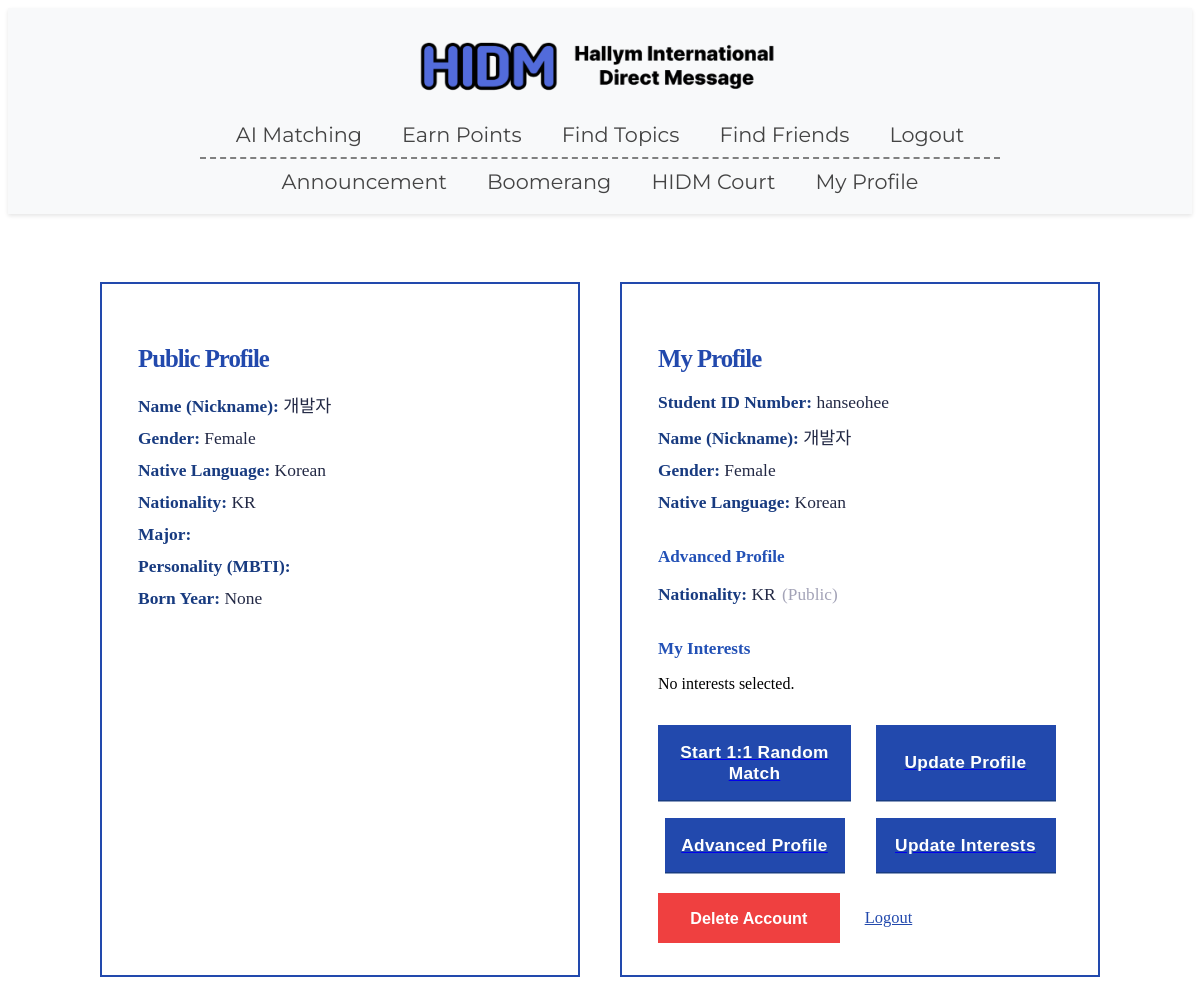
Before: /accounts/profile/ (signed in) with the older database file.
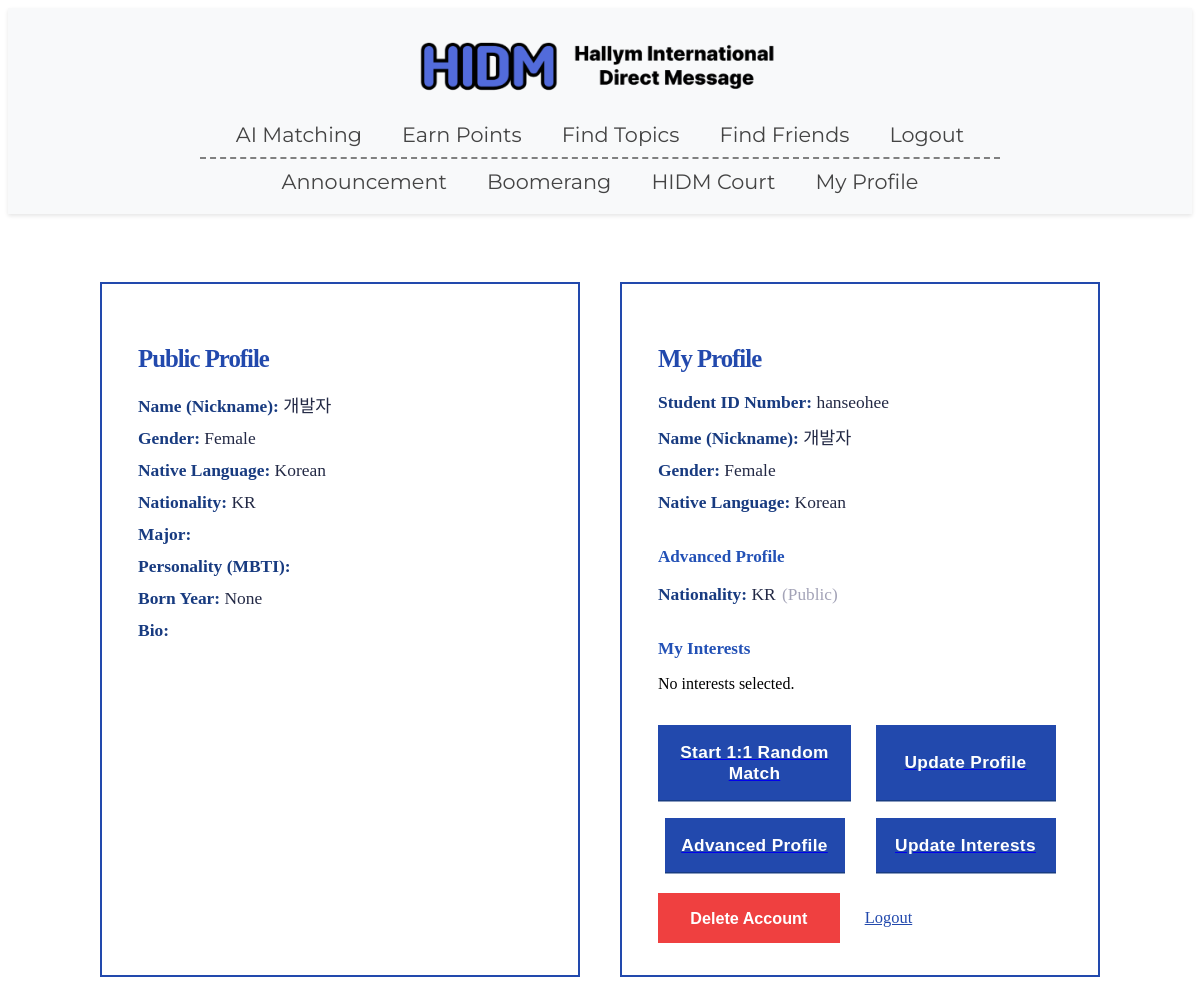
After: the same page with the newer database file.
### accounts/models.py (models this page shows, shortened)
class UserProfile(models.Model):
    user = models.OneToOneField(User, on_delete=models.CASCADE)
    nickname = models.CharField(
        max_length=30,
        blank=False,
        verbose_name='Nickname'
    )
    GENDER_CHOICES = [
        ('M', 'Male'),
        ('F', 'Female'),
    ]
    gender = models.CharField(
        max_length=1,
        choices=GENDER_CHOICES,
        verbose_name='Gender'
    )
    NATIVE_LANGUAGE_CHOICES = [
        ('ab', 'Abkhaz'), ('aa', 'Afar'), ('af', 'Afrikaans'), ('ak', 'Akan'),
        ('sq', 'Albanian'), ('am', 'Amharic'), ('ar', 'Arabic'), ('an', 'Aragonese'),
        ('hy', 'Armenian'), ('as', 'Assamese'), ('av', 'Avaric'), ('ae', 'Avestan'),
        ('ay', 'Aymara'), ('az', 'Azerbaijani'), ('bm', 'Bambara'), ('ba', 'Bashkir'),
        ('eu', 'Basque'), ('be', 'Belarusian'), ('bn', 'Bengali'), ('bh', 'Bihari'),
        ('bi', 'Bislama'), ('bs', 'Bosnian'), ('br', 'Breton'), ('bg', 'Bulgarian'),
        ('my', 'Burmese'), ('ca', 'Catalan; Valencian'), ('ch', 'Chamorro'),
        ('ce', 'Chechen'), ('ny', 'Chichewa; Chewa; Nyanja'), ('zh', 'Chinese'),
        ('cv', 'Chuvash'), ('kw', 'Cornish'), ('co', 'Corsican'), ('cr', 'Cree'),
        ('hr', 'Croatian'), ('cs', 'Czech'), ('da', 'Danish'),
        ('dv', 'Divehi; Dhivehi; Maldivian;'), ('nl', 'Dutch'), ('dz', 'Dzongkha'),
        ('en', 'English'), ('eo', 'Esperanto'), ('et', 'Estonian'), ('ee', 'Ewe'),
        ('fo', 'Faroese'), ('fj', 'Fijian'), ('fi', 'Finnish'), ('fr', 'French'),
        ('ff', 'Fula; Fulah; Pulaar; Pular'), ('gl', 'Galician'), ('ka', 'Georgian'),
        ('de', 'German'), ('el', 'Greek, Modern'), ('gn', 'Guaraní'), ('gu', 'Gujarati'),
        ('ht', 'Haitian; Haitian Creole'), ('ha', 'Hausa'), ('he', 'Hebrew (modern)'),
        ('hz', 'Herero'), ('hi', 'Hindi'), ('ho', 'Hiri Motu'), ('hu', 'Hungarian'),
        ('ia', 'Interlingua'), ('id', 'Indonesian'), ('ie', 'Interlingue'), ('ga', 'Irish'),
        ('ig', 'Igbo'), ('ik', 'Inupiaq'), ('io', 'Ido'), ('is', 'Icelandic'),
        ('it', 'Italian'), ('iu', 'Inuktitut'), ('ja', 'Japanese'), ('jv', 'Javanese'),
        ('kl', 'Kalaallisut, Greenlandic'), ('kn', 'Kannada'), ('kr', 'Kanuri'),
        ('ks', 'Kashmiri'), ('kk', 'Kazakh'), ('km', 'Khmer'), ('ki', 'Kikuyu, Gikuyu'),
        ('rw', 'Kinyarwanda'), ('ky', 'Kirghiz, Kyrgyz'), ('kv', 'Komi'), ('kg', 'Kongo'),
        ('ko', 'Korean'), ('ku', 'Kurdish'), ('kj', 'Kwanyama, Kuanyama'), ('la', 'Latin'),
        ('lb', 'Luxembourgish, Letzeburgesch'), ('lg', 'Luganda'),
        ('li', 'Limburgish, Limburgan, Limburger'), ('ln', 'Lingala'), ('lo', 'Lao'),
        ('lt', 'Lithuanian'), ('lu', 'Luba-Katanga'), ('lv', 'Latvian'), ('gv', 'Manx'),
        ('mk', 'Macedonian'), ('mg', 'Malagasy'), ('ms', 'Malay'), ('ml', 'Malayalam'),
        ('mt', 'Maltese'), ('mi', 'Māori'), ('mr', 'Marathi (Marāṭhī)'),
        ('mh', 'Marshallese'), ('mn', 'Mongolian'), ('na', 'Nauru'), ('nv', 'Navajo, Navaho'),
        ('nb', 'Norwegian Bokmål'), ('nd', 'North Ndebele'), ('ne', 'Nepali'), ('ng', 'Ndonga'),
        ('nn', 'Norwegian Nynorsk'), ('no', 'Norwegian'), ('ii', 'Nuosu'), ('nr', 'South Ndebele'),
        ('oc', 'Occitan'), ('oj', 'Ojibwe, Ojibwa'),
        ('cu', 'Old Church Slavonic, Church Slavonic, Old Bulgarian'), ('om', 'Oromo'),
        ('or', 'Oriya'), ('os', 'Ossetian, Ossetic'), ('pa', 'Panjabi, Punjabi'),
        ('pi', 'Pāli'), ('fa', 'Persian'), ('pl', 'Polish'), ('ps', 'Pashto, Pushto'),
        ('pt', 'Portuguese'), ('qu', 'Quechua'), ('rm', 'Romansh'), ('rn', 'Kirundi'),
        ('ro', 'Romanian, Moldavian, Moldovan'), ('ru', 'Russian'),
        ('sa', 'Sanskrit (Saṁskṛta)'), ('sc', 'Sardinian'), ('sd', 'Sindhi'),
        ('se', 'Northern Sami'), ('sm', 'Samoan'), ('sg', 'Sango'), ('sr', 'Serbian'),
        ('gd', 'Scottish Gaelic; Gaelic'), ('sn', 'Shona'), ('si', 'Sinhala, Sinhalese'),
        ('sk', 'Slovak'), ('sl', 'Slovene'), ('so', 'Somali'), ('st', 'Southern Sotho'),
        ('es', 'Spanish; Castilian'), ('su', 'Sundanese'), ('sw', 'Swahili'), ('ss', 'Swati'),
        ('sv', 'Swedish'), ('ta', 'Tamil'), ('te', 'Telugu'), ('tg', 'Tajik'), ('th', 'Thai'),
        ('ti', 'Tigrinya'), ('bo', 'Tibetan Standard, Tibetan, Central'), ('tk', 'Turkmen'),
        ('tl', 'Tagalog'), ('tn', 'Tswana'), ('to', 'Tonga (Tonga Islands)'),
        ('tr', 'Turkish'), ('ts', 'Tsonga'), ('tt', 'Tatar'), ('tw', 'Twi'), ('ty', 'Tahitian'),
        ('ug', 'Uighur, Uyghur'), ('uk', 'Ukrainian'), ('ur', 'Urdu'), ('uz', 'Uzbek'),
        ('ve', 'Venda'), ('vi', 'Vietnamese'), ('vo', 'Volapük'), ('wa', 'Walloon'),
        ('cy', 'Welsh'), ('wo', 'Wolof'), ('fy', 'Western Frisian'), ('xh', 'Xhosa'),
        ('yi', 'Yiddish'), ('yo', 'Yoruba'), ('za', 'Zhuang, Chuang'), ('zu', 'Zulu'),
    ]
    native_language = models.CharField(
        max_length=20,
        choices=NATIVE_LANGUAGE_CHOICES,
        verbose_name='Native Language'
    )
    NATIONALITY_CHOICES = [
    ('AF', 'Afghanistan'), ('AL', 'Albania'), ('DZ', 'Algeria'), ('AS', 'American Samoa'),
    ('AD', 'Andorra'), ('AO', 'Angola'), ('AR', 'Argentina'), ('AM', 'Armenia'),
    ('AU', 'Australia'), ('AT', 'Austria'), ('AZ', 'Azerbaijan'), ('BS', 'Bahamas'),
    ('BH', 'Bahrain'), ('BD', 'Bangladesh'), ('BY', 'Belarus'), ('BE', 'Belgium'),
    ('BZ', 'Belize'), ('BJ', 'Benin'), ('BT', 'Bhutan'), ('BO', 'Bolivia'),
    ('BA', 'Bosnia and Herzegovina'), ('BW', 'Botswana'), ('BR', 'Brazil'),
    ('BN', 'Brunei'), ('BG', 'Bulgaria'), ('BF', 'Burkina Faso'), ('BI', 'Burundi'),
    ('KH', 'Cambodia'), ('CM', 'Cameroon'), ('CA', 'Canada'), ('CV', 'Cape Verde'),
    ('CF', 'Central African Republic'), ('TD', 'Chad'), ('CL', 'Chile'), ('CN', 'China'),
    ('CO', 'Colombia'), ('KM', 'Comoros'), ('CG', 'Congo'), ('CD', 'Congo (DRC)'),
    ('CR', 'Costa Rica'), ('HR', 'Croatia'), ('CU', 'Cuba'), ('CY', 'Cyprus'),
    ('CZ', 'Czech Republic'), ('DK', 'Denmark'), ('DJ', 'Djibouti'), ('DM', 'Dominica'),
    ('DO', 'Dominican Republic'), ('EC', 'Ecuador'), ('EG', 'Egypt'), ('SV', 'El Salvador'),
    ('GQ', 'Equatorial Guinea'), ('ER', 'Eritrea'), ('EE', 'Estonia'), ('ET', 'Ethiopia'),
    ('FJ', 'Fiji'), ('FI', 'Finland'), ('FR', 'France'), ('GA', 'Gabon'),
    ('GM', 'Gambia'), ('GE', 'Georgia'), ('DE', 'Germany'), ('GH', 'Ghana'),
    ('GR', 'Greece'), ('GD', 'Grenada'), ('GT', 'Guatemala'), ('GN', 'Guinea'),
    ('GW', 'Guinea-Bissau'), ('GY', 'Guyana'), ('HT', 'Haiti'), ('HN', 'Honduras'),
    ('HU', 'Hungary'), ('IS', 'Iceland'), ('IN', 'India'), ('ID', 'Indonesia'),
    ('IR', 'Iran'), ('IQ', 'Iraq'), ('IE', 'Ireland'), ('IL', 'Israel'), ('IT', 'Italy'),
    ('JM', 'Jamaica'), ('JP', 'Japan'), ('JO', 'Jordan'), ('KZ', 'Kazakhstan'),
    ('KE', 'Kenya'), ('KI', 'Kiribati'), ('KP', 'North Korea'), ('KR', 'South Korea'),
    ('KW', 'Kuwait'), ('KG', 'Kyrgyzstan'), ('LA', 'Laos'), ('LV', 'Latvia'),
    ('LB', 'Lebanon'), ('LS', 'Lesotho'), ('LR', 'Liberia'), ('LY', 'Libya'),
    ('LI', 'Liechtenstein'), ('LT', 'Lithuania'), ('LU', 'Luxembourg'), ('MG', 'Madagascar'),
    ('MW', 'Malawi'), ('MY', 'Malaysia'), ('MV', 'Maldives'), ('ML', 'Mali'),
    ('MT', 'Malta'), ('MH', 'Marshall Islands'), ('MR', 'Mauritania'), ('MU', 'Mauritius'),
    ('MX', 'Mexico'), ('FM', 'Micronesia'), ('MD', 'Moldova'), ('MC', 'Monaco'),
    ('MN', 'Mongolia'), ('ME', 'Montenegro'), ('MA', 'Morocco'), ('MZ', 'Mozambique'),
    ('MM', 'Myanmar'), ('NA', 'Namibia'), ('NR', 'Nauru'), ('NP', 'Nepal'), ('NL', 'Netherlands'),
    ('NZ', 'New Zealand'), ('NI', 'Nicaragua'), ('NE', 'Niger'), ('NG', 'Nigeria'),
    ('NO', 'Norway'), ('OM', 'Oman'), ('PK', 'Pakistan'), ('PW', 'Palau'), ('PS', 'Palestine'),
    ('PA', 'Panama'), ('PG', 'Papua New Guinea'), ('PY', 'Paraguay'), ('PE', 'Peru'),
    ('PH', 'Philippines'), ('PL', 'Poland'), ('PT', 'Portugal'), ('QA', 'Qatar'),
    ('RO', 'Romania'), ('RU', 'Russia'), ('RW', 'Rwanda'), ('KN', 'Saint Kitts and Nevis'),
    ('LC', 'Saint Lucia'), ('VC', 'Saint Vincent and the Grenadines'), ('WS', 'Samoa'),
    ('SM', 'San Marino'), ('ST', 'Sao Tome and Principe'), ('SA', 'Saudi Arabia'),
    ('SN', 'Senegal'), ('RS', 'Serbia'), ('SC', 'Seychelles'), ('SL', 'Sierra Leone'),
    ('SG', 'Singapore'), ('SK', 'Slovakia'), ('SI', 'Slovenia'), ('SB', 'Solomon Islands'),
    ('SO', 'Somalia'), ('ZA', 'South Africa'), ('ES', 'Spain'), ('LK', 'Sri Lanka'),
    ('SD', 'Sudan'), ('SR', 'Suriname'), ('SZ', 'Swaziland'), ('SE', 'Sweden'),
    ('CH', 'Switzerland'), ('SY', 'Syria'), ('TW', 'Taiwan'), ('TJ', 'Tajikistan'),
    ('TZ', 'Tanzania'), ('TH', 'Thailand'), ('TL', 'Timor-Leste'), ('TG', 'Togo'),
    ('TO', 'Tonga'), ('TT', 'Trinidad and Tobago'), ('TN', 'Tunisia'), ('TR', 'Turkey'),
    ('TM', 'Turkmenistan'), ('TV', 'Tuvalu'), ('UG', 'Uganda'), ('UA', 'Ukraine'),
    ('AE', 'United Arab Emirates'), ('GB', 'United Kingdom'), ('US', 'United States'),
    ('UY', 'Uruguay'), ('UZ', 'Uzbekistan'), ('VU', 'Vanuatu'), ('VE', 'Venezuela'),
    ('VN', 'Vietnam'), ('YE', 'Yemen'), ('ZM', 'Zambia'), ('ZW', 'Zimbabwe'),
    ]
    nationality = models.CharField(
        max_length=50,
        choices=NATIONALITY_CHOICES,
        blank=True,
        verbose_name='Nationality'
    )
    born_year = models.PositiveIntegerField(
        null=True, blank=True,
        verbose_name='Born Year'
    )
    show_born_year = models.BooleanField(
        default=False,
        verbose_name='Show Born Year'
    )
    nationality = models.CharField(
        max_length=50,
        blank=True,
        verbose_name='Nationality'
    )
    show_nationality = models.BooleanField(
        default=False,
        verbose_name='Show Nationality'
    )
    favorite_categories = models.ManyToManyField(
        'Category',         # 또는 Category 모델이 같은 파일에 있으면 그냥 Category
        blank=True,
        verbose_name='관심 카테고리'
    )
    major = models.CharField(
        max_length=100,
        blank=True,
        verbose_name='Major'
    )
    show_major = models.BooleanField(
        default=False,
        verbose_name='Show Major'
    )
    instagram_id = models.CharField(
        max_length=100,
        blank=True,
        verbose_name='Instagram ID'
    )
    show_instagram = models.BooleanField(
        default=False,
        verbose_name='Show Instagram ID'
    )
    MBTI_CHOICES = [
        ('INTJ','INTJ'),('INTP','INTP'),('ENTJ','ENTJ'),('ENTP','ENTP'),
        ('INFJ','INFJ'),('INFP','INFP'),('ENFJ','ENFJ'),('ENFP','ENFP'),
        ('ISTJ','ISTJ'),('ISFJ','ISFJ'),('ESTJ','ESTJ'),('ESFJ','ESFJ'),
        ('ISTP','ISTP'),('ISFP','ISFP'),('ESTP','ESTP'),('ESFP','ESFP'),
    ]
    personality = models.CharField(
        max_length=4,
        choices=MBTI_CHOICES,
        blank=True,
        verbose_name='Personality'
    )
    show_personality = models.BooleanField(
        default=False,
        verbose_name='Show Personality'
    )
    bio = models.CharField(
        max_length=200,
        blank=True,
        verbose_name='Bio'
    )
    show_bio = models.BooleanField(
        default=False,
        verbose_name='Show Bio'
    )
    interests = models.ManyToManyField(
        Interest,
        blank=True,
        related_name='profiles',
        verbose_name='User-selected Interests'
    )
    selected_topics = models.ManyToManyField(
        Topic,
        blank=True,
        related_name='selected_by',
        verbose_name='User-selected Topics'
    )

### accounts/views.py (the view)
# urls.py: path('profile/', views.profile_view, name='profile'),  # 프로필 페이지 추가
@login_required
def profile_view(request):
    profiles = UserProfile.objects.all()
    sessions = Session.objects.filter(expire_date__gte=timezone.now())
    user_id_list = []
    for session in sessions:
        data = session.get_decoded()
        uid = data.get('_auth_user_id')
        if uid:
            user_id_list.append(int(uid))
    active_user_ids = set(user_id_list)
    context = {
        'profiles': profiles,
        'active_user_ids': active_user_ids,
        'profile': getattr(request.user, 'userprofile', None),
    }
    return render(request, 'profile.html', context)

### accounts/templates/profile.html (shortened to what this page needs)
{% extends "base.html" %}
{% load static %}
{% block content %}
<link rel="stylesheet" href="{% static 'css/profile.css' %}?v=plain">
<div class="profile-2col-wrap">
  <section class="profile-card public-profile-card">
    <h2 class="profile-title">Public Profile</h2>
    <ul class="profile-info-list">
      <li><b>Name (Nickname):</b> {{ profile.nickname }}</li>
      <li><b>Gender:</b> {{ profile.get_gender_display }}</li>
      <li><b>Native Language:</b> {{ profile.get_native_language_display }}</li>
      {% if profile.show_nationality %}
        <li><b>Nationality:</b> {{ profile.nationality }}</li>
      {% endif %}
      {% if profile.show_major %}
        <li><b>Major:</b> {{ profile.major }}</li>
      {% endif %}
      {% if profile.show_personality %}
        <li><b>Personality (MBTI):</b> {{ profile.personality }}</li>
      {% endif %}
      {% if profile.show_born_year %}
        <li><b>Born Year:</b> {{ profile.born_year }}</li>
      {% endif %}
      {% if profile.show_bio %}
        <li><b>Bio:</b> {{ profile.bio }}</li>
      {% endif %}
    </ul>
  </section>
  <section class="profile-card my-profile-card">
    <h2 class="profile-title">My Profile</h2>
    <ul class="profile-info-list">
      <li><b>Student ID Number:</b> {{ user.username }}</li>
      <li><b>Name (Nickname):</b> {{ profile.nickname }}</li>
      <li><b>Gender:</b> {{ profile.get_gender_display }}</li>
      <li><b>Native Language:</b> {{ profile.get_native_language_display }}</li>
    </ul>
    <h3 class="profile-section-title">Advanced Profile</h3>
    <ul class="profile-info-list">
      {% if profile.nationality %}
        <li>
          <b>Nationality:</b> {{ profile.nationality }}
          <span class="profile-privacy">({{ profile.show_nationality|yesno:"Public,Private" }})</span>
        </li>
      {% endif %}
    </ul>
    <h3 class="profile-section-title">My Interests</h3>
    {% with favs=profile.favorite_categories.all %}
      {% if favs %}
        <ul class="profile-info-list">
          {% for cat in favs %}
            <li>{{ cat.name }}</li>
          {% endfor %}
        </ul>
      {% else %}
        <p>No interests selected.</p>
      {% endif %}
    {% endwith %}
    <div class="profile-btn-row">
      <a href="{% url 'waiting' %}"><button class="profile-btn">Start 1:1 Random Match</button></a>
      <a href="{% url 'profile_update' %}"><button class="profile-btn">Update Profile</button></a>
      <a href="{% url 'profile_advanced' %}"><button class="profile-btn">Advanced Profile</button></a>
      <a href="{% url 'update_interests' %}"><button class="profile-btn">Update Interests</button></a>
    </div>
    <div class="profile-delete-row">
      <form method="POST" action="{% url 'delete_account' %}" onsubmit="return confirm('Are you sure you want to delete your account?');">
        <button type="submit" class="profile-delete-btn">Delete Account</button>
      </form>
      <a href="{% url 'logout' %}" class="profile-logout-link">Logout</a>
    </div>
  </section>
</div>
{% endblock %}

### accounts/templates/base.html (shortened to what this page needs)
<!DOCTYPE html>
<html lang="ko">
<head>
    {% load static %}
    <link rel="stylesheet" href="{% static 'css/home.css' %}">
</head>
<body>
    <nav class="navbar">
      <div class="navbar-logo">
        <a href="/">
          <img src="{% static 'images/logo.png' %}" alt="HIDM Logo">
        </a>
      </div>
      <div class="nav-row-container">
        <ul class="nav-row first-row">
<li><a href="{% url 'ai_matching' %}">AI Matching</a></li>
          <li><a href="/earn-points/">Earn Points</a></li>
          <li><a href="{% url 'find_topics' %}">Find Topics</a></li>
          <li><a href="{% url 'find_friends' %}">Find Friends</a></li>
          {% if user.is_authenticated %}
            <li><a href="{% url 'logout' %}">Logout</a></li>
          {% else %}
            <li><a href="{% url 'login' %}">Login</a></li>
          {% endif %}
        </ul>
        <ul class="nav-row second-row">
  <li><a href="{% url 'announcement_list' %}">Announcement</a></li>
          <li><a href="/boomerang/">Boomerang</a></li>
          <li><a href="/hidm-court/">HIDM Court</a></li>
          <li><a href="{% url 'profile' %}">My Profile</a></li>
        </ul>
      </div>
    </nav>
    <div style="padding: 20px;">
        {% block content %}
        {% endblock %}
    </div>
</body>
</html>

Changed rows visible on the page:
changed UserProfile "개발자": show_bio False → True (drawn)
Other visible differences:
text now shown: "Bio:"
